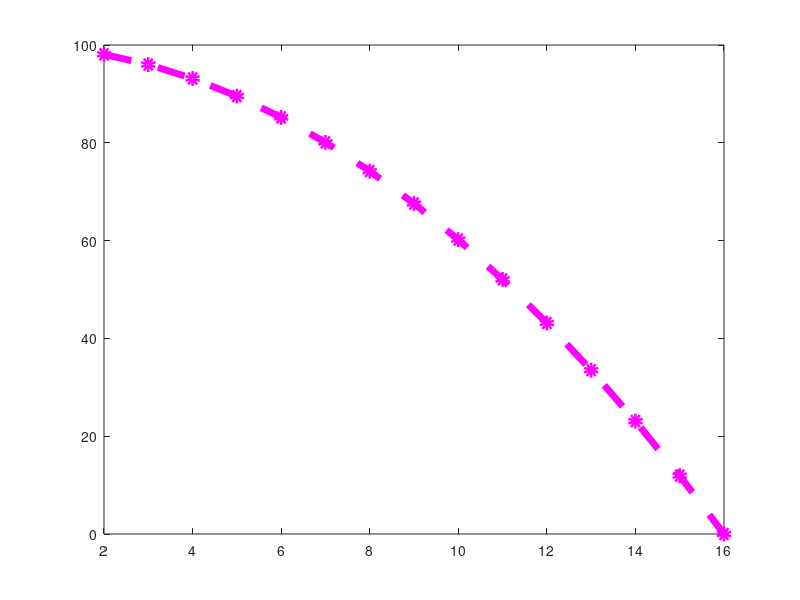

MATLAB code for this plot: (Note: this script raises an error after producing the figure.)
h=128;
d=39;
s1=1;
s2=1;
t1=1;
t2=1;

cm=5.5e-6
ca=2.85e-6

M=4*(h*d+h^2)+3*s1*h+2*t1*h+3*h
A=4*(h*d+h^2+2*h)+3*s2*h+2*t2*h+h
results=[];


nref=16;
Eref=M*cm*nref^2+A*ca*nref;
for n=2:16
    E=M*cm*n^2+A*ca*n;
    Erel=E/Eref;
    results=[results; n Erel]; 
end
 n=5;
 figure('Name', 'Accuracy vs LSTM sparsity');
 h1=axes
 index=results(:,1);
 r1=100-results(:,2)*100;
 plot(index,r1,'m--o','LineWidth',5);
 hold on;
 load('../results_quantization.mat');
 index=results_quantize_all_dynamic(:,1);
 r2=100-results_quantize_lstm_dynamic(:,2);
 baseline_accuracy=100-baseline_80;
 r2=(r2/baseline_accuracy)*100;
 plot(index,r2,'r--*','LineWidth',5);
 
 r3=100-results_quantize_all_dynamic(:,2);
 r3=(r3/baseline_accuracy)*100;
 plot(index,r3,'b--x','LineWidth',5);
 set(gca,'FontSize',30)
 
 grid on;
 %title('Accuracy of the TIMIT LSTM');
 %axis([0 90  54 101]);
 xlabel('Word length') % x-axis10 label
 ylabel('\%') % y-axis label
 legend('Energy Savings', 'Accuracy (LSTM-only Quantized)','Accuracy (LSTM-only Quantized)' )

 set(h1, 'Xdir', 'reverse')
 axis([2 16  0 101]);

%  xmarkers = [6 7 8]
%  ymarkers = [r1(6-1) r1(7-1) r1(8-1)];
 
%  plot(xmarkers,ymarkers,'r*')
 



